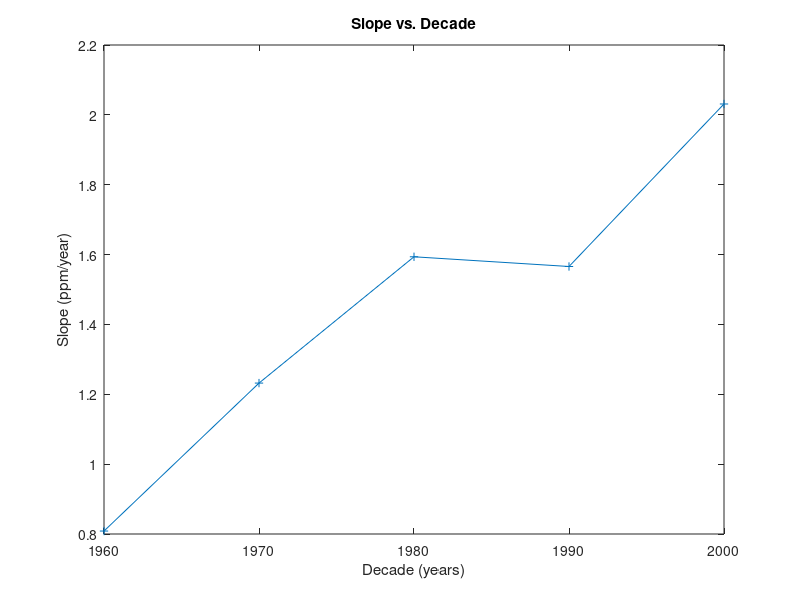

Recreate this plot in MATLAB.
%straight line fitter and chi-square calculator for CO2 data. 

%Group Members: Russell Phelan, Phillip Rebrovic

clear all; close all;

mydata = load('co2_data.dat');    % read in (x,y,dy) data from text file 

x = mydata(:,3);     % 1st data column is x 
y = mydata(:,5);    % 2nd data column is y
%sigma = mydata(:,3); % 3rd data column is experimental uncertainty on y

N=length(x);         % number of data points

%filling in standard error
for n=1:N
    sigma(n) = .2;
end
xiter = 1;
xdecades = []

%fill array for next decade
for iter=1:5
    for xiter=1:length(x)
        if((x(xiter)>=(1960 + 10*(iter-1))) && x(xiter) < (1960 + 10*(iter)))
            xdecades(xiter,iter) = x(xiter);
        end
    end
end    
xdecades
            
slopes = [];
for matiter = 1:5
    
% prepare straight line fit to date
% y = a(1) + a(2) * x;
% use matrices defined in Lecture 17 : Aa = b

A = zeros(2,2);
b = zeros(2,1);
for i=1:size(xdecades)
    
    if xdecades(i,matiter) == 0
        continue;
    end
    
    A(1,1) = A(1,1) +         1/sigma(i)^2;
    A(1,2) = A(1,2) +      xdecades(i,matiter)/sigma(i)^2;
    A(2,1) = A(2,1) +      xdecades(i,matiter)/sigma(i)^2;
    A(2,2) = A(2,2) + xdecades(i,matiter)*xdecades(i,matiter)/sigma(i)^2;
    
    b(1,1) = b(1,1) + y(i)/sigma(i)^2;
    b(2,1) = b(2,1) + y(i)*xdecades(i,matiter)/sigma(i)^2;
end

a  = A\b;     % a=vector of best fit parameter. 
              % A\b works better than using a=inv(A)*b
a1 = a(1,1);
a2 = a(2,1);
y_prediction = a1+a2*x;

slopes = [slopes a2];


end

decadesPlot = [1960 1970 1980 1990 2000];

plot(decadesPlot,slopes,'Marker','+');
xlabel('Decade (years)');
ylabel('Slope (ppm/year)'); 
title('Slope vs. Decade');

